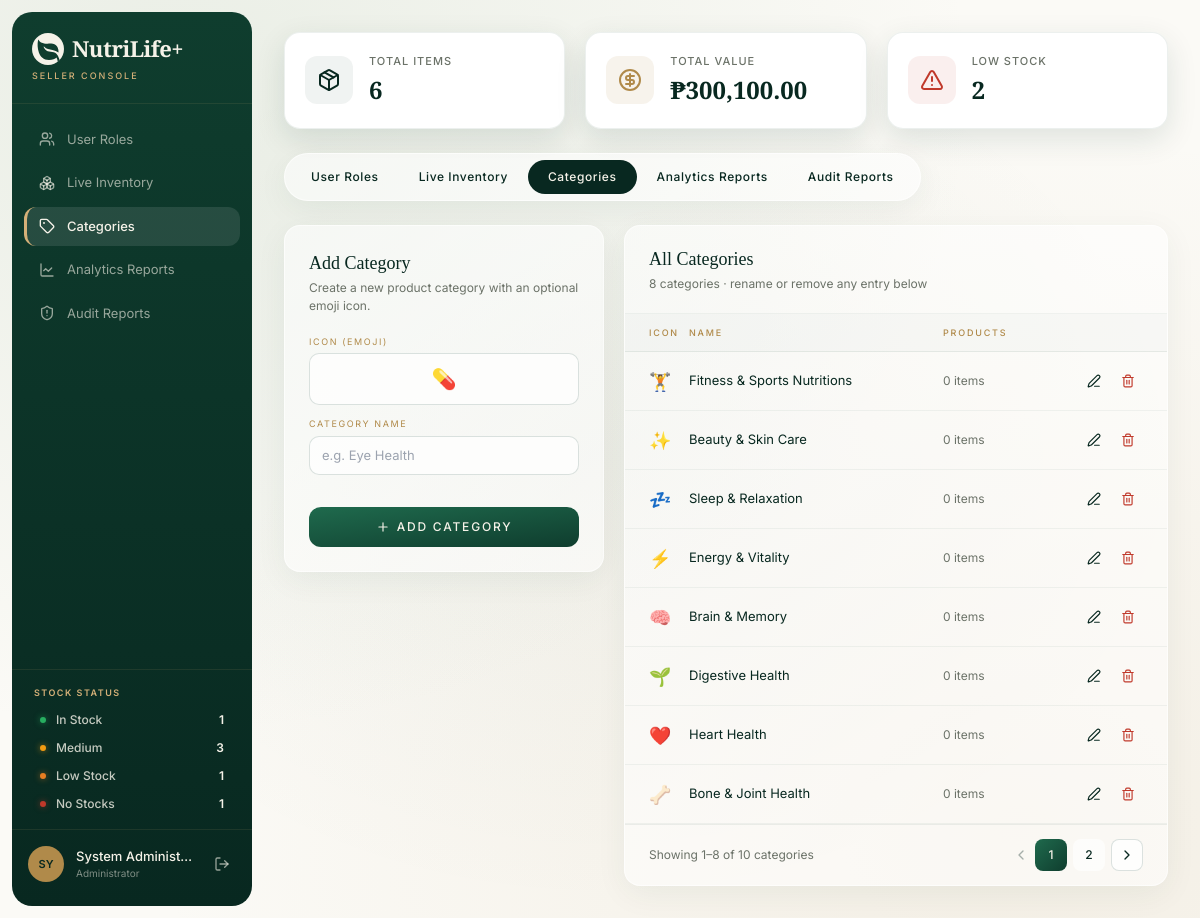
Page /admin/admin_Categories.php (signed in) on the committed database.
### tables this page shows
CREATE TABLE `categories` (
  `id` int(11) NOT NULL,
  `name` varchar(255) NOT NULL,
  `icon` varchar(10) NOT NULL
);

### admin/admin_Categories.php (the view, shortened to what this page needs)
<?php
include '../includes/config.php';
$limit = 8;
$page = isset($_GET['page']) ? (int) $_GET['page'] : 1;
$offset = ($page - 1) * $limit;
$totalResult = mysqli_query($conn, "SELECT COUNT(*) as t FROM categories");
$totalRow = mysqli_fetch_assoc($totalResult);
$totalCategories = $totalRow['t'];
$totalPages = max(1, ceil($totalCategories / $limit));
$query = "SELECT c.*, COUNT(i.id) as product_count FROM categories c LEFT JOIN inventory i ON c.name = i.category GROUP BY c.id ORDER BY c.id DESC LIMIT $offset, $limit";
$result = mysqli_query($conn, $query);
$categories = array();
while ($row = mysqli_fetch_assoc($result)) {
    $categories[] = $row;
}
include '../includes/admin_header.php';
?>
<div class="inline-flex self-start rounded-full p-1.5 mb-6"
    style="background: rgba(255,255,255,0.55); border: 1px solid rgba(255,255,255,0.6); box-shadow: 0 8px 32px rgba(15,61,46,0.06);">
    <a href="admin_Users.php" class="rounded-full px-5 py-2 transition-all"
        style="background: transparent; color: #082820; font-family: var(--font-sans); font-size: 12px; font-weight: 500; letter-spacing: 0.6px; text-decoration: none;">User
        Roles</a>
    <a href="admin_Inventory.php" class="rounded-full px-5 py-2 transition-all"
        style="background: transparent; color: #082820; font-family: var(--font-sans); font-size: 12px; font-weight: 500; letter-spacing: 0.6px; text-decoration: none;">Live
        Inventory</a>
    <a href="admin_Categories.php" class="rounded-full px-5 py-2 transition-all"
        style="background: #082820; color: #f5f2e8; font-family: var(--font-sans); font-size: 12px; font-weight: 500; letter-spacing: 0.6px; text-decoration: none;">Categories</a>
    <a href="admin_Reports.php" class="rounded-full px-5 py-2 transition-all"
        style="background: transparent; color: #082820; font-family: var(--font-sans); font-size: 12px; font-weight: 500; letter-spacing: 0.6px; text-decoration: none;">Analytics
        Reports</a>
    <a href="admin_AuditReports.php" class="rounded-full px-5 py-2 transition-all"
        style="background: transparent; color: #082820; font-family: var(--font-sans); font-size: 12px; font-weight: 500; letter-spacing: 0.6px; text-decoration: none;">Audit
        Reports</a>
</div>
<div x-data="{
    editingCat: null,
    deletingCat: null,
    editForm: { id: '', old_name: '', name: '', icon: '' },
    openEdit(c) {
        this.editingCat = c;
        this.editForm.id = c.id;
        this.editForm.old_name = c.name;
        this.editForm.name = c.name;
        this.editForm.icon = c.icon;
    }
}">
    <div style="display: flex; gap: 20px; align-items: flex-start; flex-wrap: wrap;">
        <div class="rounded-2xl p-6 flex flex-col"
            style="width: 320px; flex-shrink: 0; background: rgba(255,255,255,0.55); border: 1px solid rgba(255,255,255,0.6); box-shadow: 0 8px 32px rgba(15,61,46,0.06);">
            <div class="mb-5">
                <h3 style="font-family: var(--font-serif); font-size: 18px; font-weight: 500; color: #082820;">Add
                    Category</h3>
                <p style="font-family: var(--font-sans); font-size: 12px; color: #6b7268; margin-top: 2px;">Create a new
                    product category with an optional emoji icon.</p>
            </div>
            <form action="admin_Categories.php" method="POST"
                style="display: flex; flex-direction: column; gap: 12px; flex: 1;">
                <div style="display: flex; flex-direction: column; gap: 5px;">
                    <label
                        style="font-family: var(--font-sans); font-size: 9px; letter-spacing: 1.6px; text-transform: uppercase; color: #b08a4a;">Icon
                        (emoji)</label>
                    <input type="text" name="icon"
                        style="width: 100%; text-align: center; font-size: 20px; padding: 10px 12px; border-radius: 10px; border: 1px solid rgba(15,61,46,0.15); background: rgba(255,255,255,0.7); outline: none;"
                        placeholder="💊" maxlength="2">
                </div>
                <div style="display: flex; flex-direction: column; gap: 5px;">
                    <label
                        style="font-family: var(--font-sans); font-size: 9px; letter-spacing: 1.6px; text-transform: uppercase; color: #b08a4a;">Category
                        Name</label>
                    <input type="text" name="name" required
                        style="width: 100%; padding: 9px 12px; border-radius: 10px; border: 1px solid rgba(15,61,46,0.15); background: rgba(255,255,255,0.7); font-family: var(--font-sans); font-size: 13px; color: #082820; outline: none;"
                        placeholder="e.g. Eye Health">
                </div>
                <button type="submit" class="transition-transform hover:-translate-y-0.5"
                    style="margin-top: 20px; width: 100%; background: linear-gradient(173deg, #1f6a4d, #0f3d2e); color: #f5f2e8; font-family: var(--font-sans); font-size: 12px; font-weight: 500; letter-spacing: 1.8px; border: none; border-radius: 12px; padding: 11px 0; cursor: pointer; display: flex; align-items: center; justify-content: center; gap: 7px;">
                    <i data-lucide="plus" class="h-3.5 w-3.5"></i> ADD CATEGORY
                </button>
            </form>
        </div>
        <div class="overflow-hidden rounded-2xl"
            style="flex: 1; min-width: 0; background: rgba(255,255,255,0.55); border: 1px solid rgba(255,255,255,0.6); box-shadow: 0 8px 32px rgba(15,61,46,0.06);">
            <div class="px-6 py-5" style="border-bottom: 1px solid rgba(15,61,46,0.05);">
                <h3 style="font-family: var(--font-serif); font-size: 18px; font-weight: 500; color: #082820;">All
                    Categories</h3>
                <p style="font-family: var(--font-sans); font-size: 12px; color: #6b7268; margin-top: 2px;">
                    <?= count($categories) ?> <?= count($categories) === 1 ? 'category' : 'categories' ?> · rename or
                    remove any entry below
                </p>
            </div>
            <div class="grid px-6 py-3"
                style="grid-template-columns: 40px 1fr 110px 90px; background: rgba(15,61,46,0.02); border-bottom: 1px solid rgba(15,61,46,0.08);">
                <span
                    style="font-family: var(--font-sans); font-size: 9px; font-weight: 500; letter-spacing: 1.8px; text-transform: uppercase; color: #b08a4a;">Icon</span>
                <span
                    style="font-family: var(--font-sans); font-size: 9px; font-weight: 500; letter-spacing: 1.8px; text-transform: uppercase; color: #b08a4a;">Name</span>
                <span
                    style="font-family: var(--font-sans); font-size: 9px; font-weight: 500; letter-spacing: 1.8px; text-transform: uppercase; color: #b08a4a;">Products</span>
                <span></span>
            </div>
            <?php if (empty($categories)): ?>
                <div class="px-6 py-10 text-center">
                    <p style="font-family: var(--font-serif); font-size: 15px; color: #6b7268;">No categories yet. Add one
                        to get started.</p>
                </div>
            <?php else: ?>
                <?php foreach ($categories as $c): ?>
                    <div class="grid items-center px-6 py-3.5 transition-colors hover:bg-white/40"
                        style="grid-template-columns: 40px 1fr 110px 90px; border-bottom: 1px solid rgba(15,61,46,0.05);">
                        <span style="font-size: 18px;"><?= htmlspecialchars($c['icon']) ?></span>
                        <span
                            style="font-family: var(--font-sans); font-size: 13px; color: #082820;"><?= htmlspecialchars($c['name']) ?></span>
                        <span style="font-family: var(--font-sans); font-size: 12px; color: #6b7268;"><?= $c['product_count'] ?>
                            item<?= $c['product_count'] != 1 ? 's' : '' ?></span>
                        <div class="flex justify-end gap-1">
                            <button @click='openEdit(<?= json_encode($c) ?>)' title="Edit"
                                class="rounded-full p-2 hover:bg-white/70 transition-colors"
                                style="background: none; border: none; cursor: pointer;">
                                <i data-lucide="edit-3" class="h-3.5 w-3.5" style="color: #082820;"></i>
                            </button>
                            <button @click='deletingCat = <?= json_encode($c) ?>' title="Delete"
                                class="rounded-full p-2 hover:bg-white/70 transition-colors"
                                style="background: none; border: none; cursor: pointer;">
                                <i data-lucide="trash-2" class="h-3.5 w-3.5" style="color: #c0392b;"></i>
                            </button>
                        </div>
                    </div>
                <?php endforeach; ?>
            <?php endif; ?>
            <?php if ($totalPages > 1): ?>
                <div
                    style="display: flex; align-items: center; justify-content: space-between; padding: 14px 24px; border-top: 1px solid rgba(15,61,46,0.07);">
                    <span style="font-family: var(--font-sans); font-size: 12px; color: #6b7268;">
                        Showing <?= $offset + 1 ?>–<?= min($offset + $limit, $totalCategories) ?> of <?= $totalCategories ?>
                        categories
                    </span>
                    <div style="display: flex; gap: 6px; align-items: center;">
                        <a href="?page=<?= max(1, $page - 1) ?>" <?= $page == 1 ? 'style="pointer-events: none; opacity: 0.35;"' : '' ?>
                            style="width: 32px; height: 32px; border-radius: 8px; border: 1px solid rgba(15,61,46,0.15); background: rgba(255,255,255,0.8); display: flex; align-items: center; justify-content: center; text-decoration: none;">
                            <i data-lucide="chevron-left" class="h-4 w-4" style="color: #082820;"></i>
                        </a>
                        <?php for ($i = 1; $i <= $totalPages; $i++): ?>
                            <a href="?page=<?= $i ?>"
                                style="width: 32px; height: 32px; border-radius: 8px; display: flex; align-items: center; justify-content: center; text-decoration: none; font-family: var(--font-sans); font-size: 12px; font-weight: 500; <?= $i == $page ? 'background: linear-gradient(135deg, #1f6a4d, #0f3d2e); color: #f5f2e8;' : 'background: rgba(255,255,255,0.6); color: #082820;' ?>">
                                <?= $i ?>
                            </a>
                        <?php endfor; ?>
                        <a href="?page=<?= min($totalPages, $page + 1) ?>" <?= $page == $totalPages ? 'style="pointer-events: none; opacity: 0.35;"' : '' ?>
                            style="width: 32px; height: 32px; border-radius: 8px; border: 1px solid rgba(15,61,46,0.15); background: rgba(255,255,255,0.8); display: flex; align-items: center; justify-content: center; text-decoration: none;">
                            <i data-lucide="chevron-right" class="h-4 w-4" style="color: #082820;"></i>
                        </a>
                    </div>
                </div>
            <?php endif; ?>
        </div>
    </div>
</div>
<?php include '../includes/admin_footer.php'; ?>

### includes/admin_Header.php (style rules this page uses)
:root { --font-serif: 'Playfair Display', ui-serif, Georgia, serif; --font-sans: 'Inter', ui-sans-serif, system-ui, sans-serif; --background: #fbfaf6; }
body { margin: 0; padding: 0; background-color: var(--background); color: #1a201c; font-family: var(--font-sans); background-image: radial-gradient(ellipse at 15% 10%, rgba(154, 184, 154, 0.18), transparent 55%), radial-gradient(ellipse at 85% 90%, rgba(176, 138, 74, 0.10), transparent 60%), radial-gradient(ellipse at 50% 50%, rgba(15, 61, 46, 0.04), transparent 70%); background-attachment: fixed; }

### rows in the picture
categories: icon "🏋", name "Fitness & Sports Nutritions", product_count "0"
categories: icon "✨", name "Beauty & Skin Care", product_count "0"
categories: icon "💤", name "Sleep & Relaxation", product_count "0"
categories: icon "⚡", name "Energy & Vitality", product_count "0"
categories: icon "🧠", name "Brain & Memory", product_count "0"
categories: icon "🌱", name "Digestive Health", product_count "0"
categories: icon "❤️", name "Heart Health", product_count "0"
categories: icon "🦴", name "Bone & Joint Health", product_count "0"

### other values in the picture
$stockData['in_stock'] "1"
$stockData['medium'] "3"
$stockData['low_stock'] "1"
$stockData['no_stock'] "1"
$adminInitials "SY"
$adminName "System Administ…"
$hTotalItems "6"
$hTotalValue "300,100.00"
$hLowStockCount "2"
count($categories) "8"
$offset + 1 "1"
min($offset + $limit, $totalCategories) "8"
$totalCategories "10"
